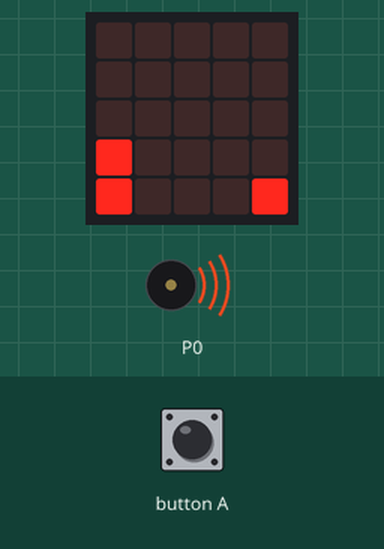
This program was run on a simulated BBC micro:bit (MakeCode). On the bench: the board's 5×5 LED display, buzzer (waves = sounding). The inputs (shaded band) are chosen by the test bench.

Above: at 4.82 s.
5.1 s: button A pressed for 0.15 s
At 5.31 s:
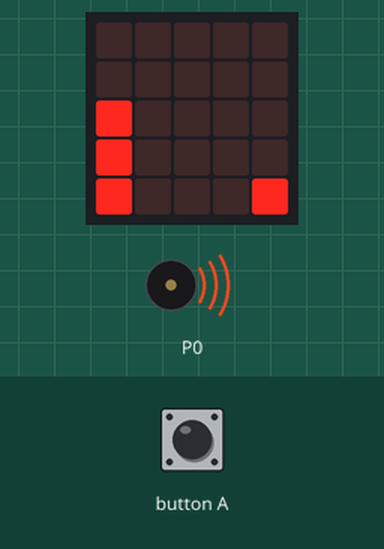
5.8 s: button A pressed for 0.15 s
At 6.0 s:
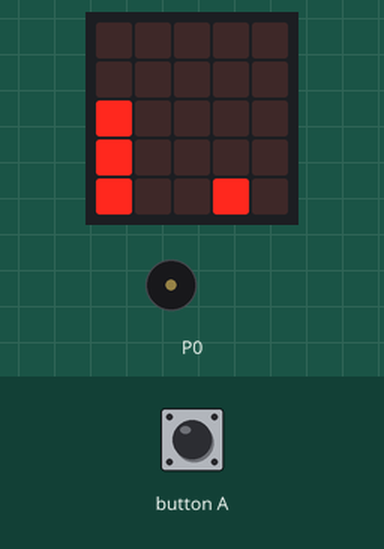
8.9 s: button A pressed 5 times (0.12 s each, 0.3 s apart)
At 10.28 s:
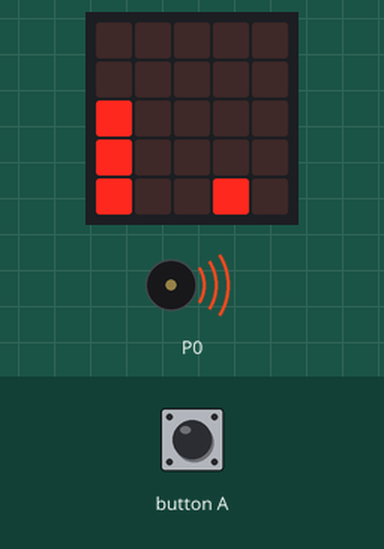
11.9 s: button A pressed for 0.15 s
At 12.1 s:
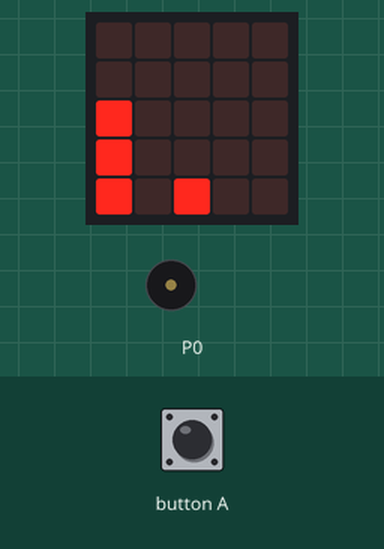
12.6 s: button A pressed for 0.15 s
At 12.8 s:
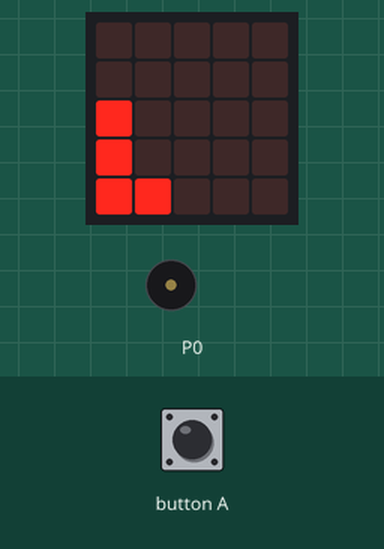
Timing chart, 0 to 16.3 s (numbered marks = the images above; inputs shaded):
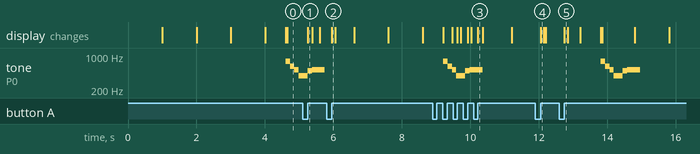

Measured:
- after the input at 5.1 s, the display: changes after 0.15 s (image 1)
- after the input at 5.8 s, the display: changes after 0.15 s (image 2)
- after the input at 8.9 s, the display: first changes after 0.31 s (image 3 shows a later state)
- after the input at 11.9 s, the display: changes after 0.15 s (image 4)
- after the input at 12.6 s, the display: changes after 0.15 s (image 5)

The program:

main.ts
```typescript
input.onButtonPressed(Button.A, function () {
    cabeza_dinosaurio.change(LedSpriteProperty.Y, -1)
    pies_dinosaurio.change(LedSpriteProperty.Y, -1)
    basic.pause(100)
    cabeza_dinosaurio.change(LedSpriteProperty.Y, 1)
    pies_dinosaurio.change(LedSpriteProperty.Y, 1)
})
function piedrita () {
    piedra = game.createSprite(4, 4)
    for (let index = 0; index < 4; index++) {
        basic.pause(1000)
        piedra.change(LedSpriteProperty.X, -1)
        if (piedra.isTouching(pies_dinosaurio)) {
            basic.showIcon(IconNames.Sad)
            music.startMelody(music.builtInMelody(Melodies.PowerDown), MelodyOptions.Once)
            piedrita()
        }
    }
}
let piedra: game.LedSprite = null
let cabeza_dinosaurio: game.LedSprite = null
let pies_dinosaurio: game.LedSprite = null
pies_dinosaurio = game.createSprite(0, 4)
cabeza_dinosaurio = game.createSprite(0, 3)
piedrita()
basic.forever(function () {
    if (piedra.isTouchingEdge()) {
        basic.pause(1000)
        piedra.delete()
        piedrita()
    }
})
```

test.ts
```typescript
// aquí va el archivo "tests"; esto no se compilará cuando este paquete se utilice como una extensión.
```
